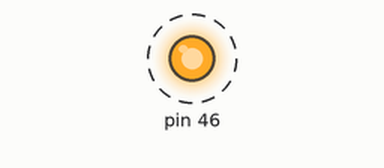
Bench run of a sketch on a simulated Arduino Mega 2560, built with avr-gcc and run on an emulated ATmega2560. Parts: output pins drawn as LEDs (lit = HIGH). Dashed ring = blinking.

Above: at 0.2 s.
Timing chart, 0 to 3.0 s (numbered marks = the images above):
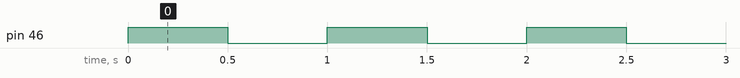

The sketch:

Alarm_mega.ino
```cpp
//turn off buzzer

void setup()
{
  pinMode(46, OUTPUT);
}
void loop()
{
  digitalWrite(46, HIGH);
  delay(500);
  digitalWrite(46, LOW);
  delay(500);
}
```

Measured:
- by itself, pin 46: alternates HIGH for 0.50 s and LOW for 0.50 s
